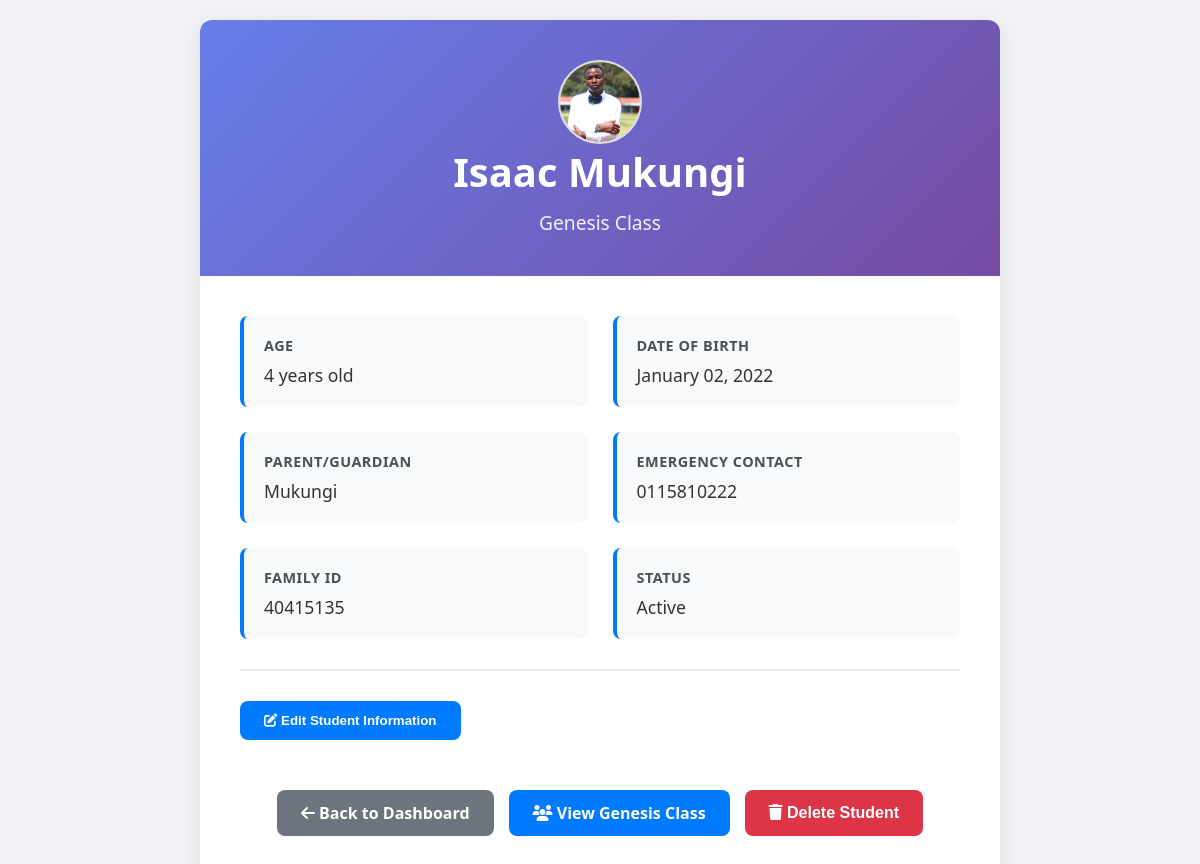
Page /student/40 (signed in) on the earlier database version.
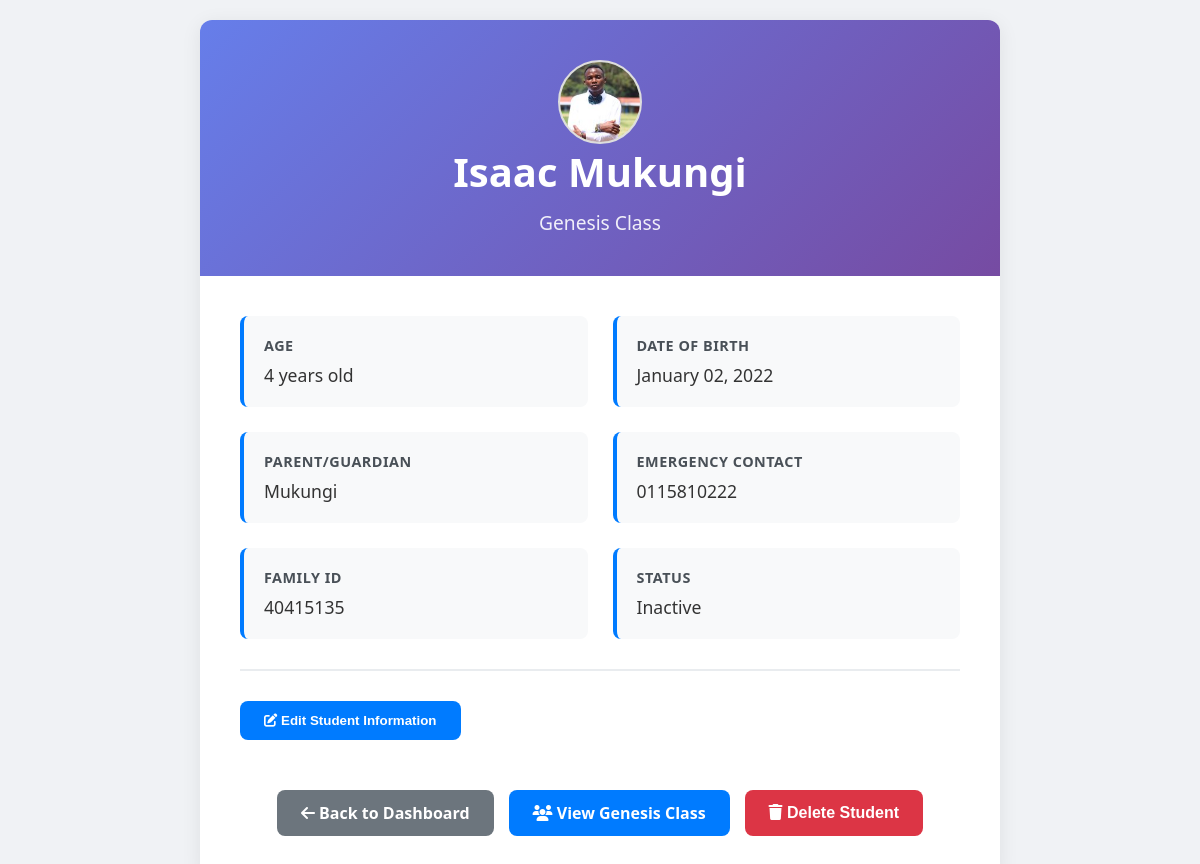
Same page on the later database version.
### app.py (models this page shows)
class Student(db.Model):
    id = db.Column(db.Integer, primary_key=True)
    name = db.Column(db.String(100), nullable=False)
    dob = db.Column(db.String(20), nullable=False)
    parent = db.Column(db.String(100))
    contact = db.Column(db.String(50))
    student_class = db.Column(db.String(50))
    status = db.Column(db.String(10), default="active")
    deletion_requested = db.Column(db.Boolean, default=False)
    profile_image = db.Column(db.String(200))  # Store image filename
    family_id = db.Column(db.String(50))  # For grouping family members

### app.py (the view)
@app.route("/student/<int:student_id>")
def student_detail(student_id):
    if "user" not in session:
        flash("Please log in first.", "error")
        return redirect(url_for("home"))
    student = Student.query.get_or_404(student_id)
    birth_date = datetime.strptime(student.dob, "%Y-%m-%d")
    today = datetime.now()
    age = today.year - birth_date.year - ((today.month, today.day) < (birth_date.month, birth_date.day))
    formatted_date = birth_date.strftime("%B %d, %Y")
    return render_template("student_detail.html",
                         student=student,
                         age=age,
                         formatted_date=formatted_date)

### app.py (called while the page is built)
@app.context_processor
def inject_now():
    return {'now': datetime.now}

@app.context_processor
def utility_functions():
    def attendance_present(student_id, sunday):
        record = Attendance.query.filter_by(student_id=student_id, date=sunday).first()
        return record.present if record else False
    return dict(attendance_present=attendance_present)

### templates/student_detail.html (shortened to what this page needs)
<!DOCTYPE html>
<html lang="en">
<head>
    <link rel="stylesheet" href="{{ url_for('static', filename='css/styles.css') }}">
    <link rel="stylesheet" href="https://cdnjs.cloudflare.com/ajax/libs/font-awesome/6.5.0/css/all.min.css">
</head>
<body>
    <div class="student-profile">
        <div class="profile-header">
            {% if student.profile_image %}
                <img src="{{ url_for('static', filename='uploads/profiles/' + student.profile_image) }}"
                     alt="{{ student.name }}"
                     class="profile-image"
                     onclick="showLargeImage('{{ url_for('static', filename='uploads/profiles/' + student.profile_image) }}')">
            {% else %}
                <div class="default-avatar" onclick="alert('No profile photo available')">
                    <i class="fas fa-user"></i>
                </div>
            {% endif %}
            <h1 class="student-name">{{ student.name }}</h1>
            <p class="student-class">{{ student.student_class }} Class</p>
        </div>
        <div class="profile-content">
            <div class="info-grid">
                <div class="info-item">
                    <div class="info-label">Age</div>
                    <div class="info-value">{{ age }} years old</div>
                </div>
                <div class="info-item">
                    <div class="info-label">Date of Birth</div>
                    <div class="info-value">{{ formatted_date }}</div>
                </div>
                <div class="info-item">
                    <div class="info-label">Parent/Guardian</div>
                    <div class="info-value">{{ student.parent or 'Not provided' }}</div>
                </div>
                <div class="info-item">
                    <div class="info-label">Emergency Contact</div>
                    <div class="info-value">{{ student.contact or 'Not provided' }}</div>
                </div>
                {% if student.family_id %}
                <div class="info-item">
                    <div class="info-label">Family ID</div>
                    <div class="info-value">{{ student.family_id }}</div>
                </div>
                {% endif %}
                <div class="info-item">
                    <div class="info-label">Status</div>
                    <div class="info-value">{{ 'Active' if student.status == 'active' else 'Inactive' }}</div>
                </div>
            </div>
            {% if session['role'] == 'admin' or (session['role'] == 'teacher' and session.get('assigned_class') == student.student_class) %}
            <div class="edit-section">
                <button class="edit-toggle" onclick="toggleEditForm()">
                    <i class="fas fa-edit"></i> Edit Student Information
                </button>
            </div>
            {% endif %}
            <div class="btn-group">
                <a href="{{ url_for('dashboard') }}" class="btn btn-secondary">
                    <i class="fas fa-arrow-left"></i> Back to Dashboard
                </a>
                {% if session['role'] == 'admin' %}
                <a href="{{ url_for('dashboard', class_name=student.student_class) }}" class="btn btn-primary">
                    <i class="fas fa-users"></i> View {{ student.student_class }} Class
                </a>
                <button onclick="deleteStudentFromDetail({{ student.id }}, '{{ student.name }}')" class="btn btn-danger">
                    <i class="fas fa-trash"></i> Delete Student
                </button>
                {% endif %}
            </div>
        </div>
    </div>
</body>
</html>

Differences in the rows shown:
changed Student "Isaac Mukungi": status "Active" → "Inactive"
